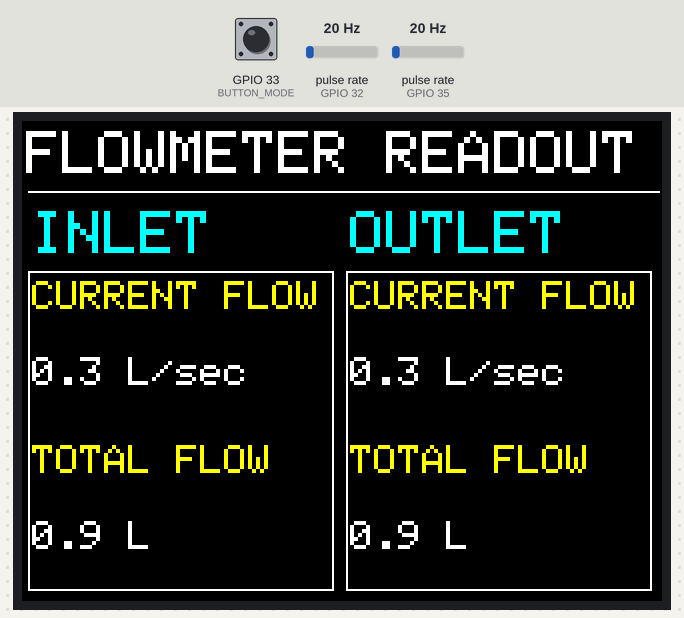
Recording of a sketch running on a simulated ESP32. Parts: 320×240 colour display. Wiring (inferred from the names in the program): 2 × pulse sensor: data GPIO 32 / data GPIO 35. Inputs (shaded band) come from the test bench; at power-on: GPIO 33 (BUTTON_MODE) HIGH, pulse rate (sensors on GPIO 32, GPIO 35) 20 Hz. WiFi joins after 1.5 s; servers stay silent unless stated; storage starts empty; what the sketch prints to the serial monitor is not drawn.

Above: at 4.5 s.
4.6 s: GPIO 33 (BUTTON_MODE) pulled LOW for 0.15 s
At 6.0 s:
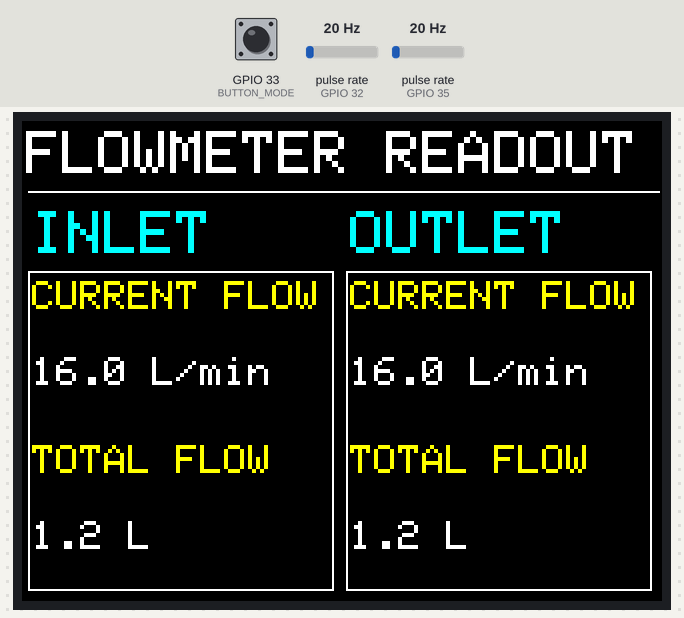
7.7 s: GPIO 33 (BUTTON_MODE) pulled LOW for 0.15 s
At 9.2 s:
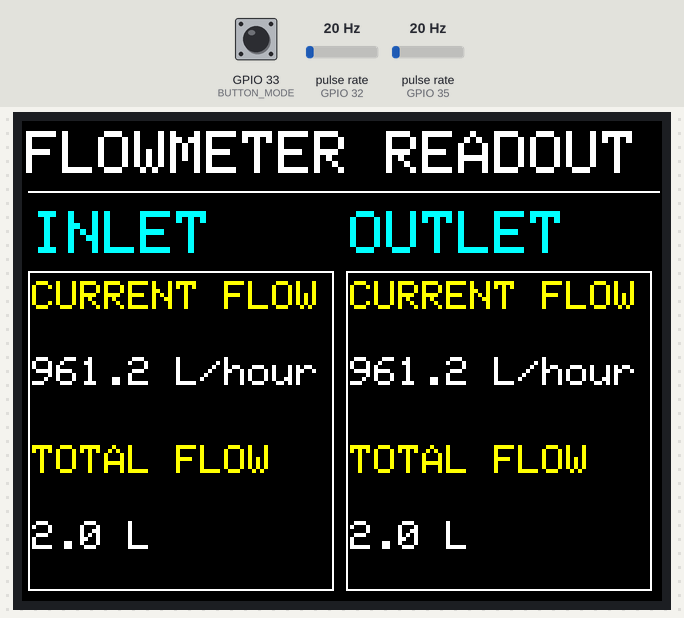
10.8 s: pulse rate (sensor on GPIO 32) set to 4 Hz
At 11.8 s:
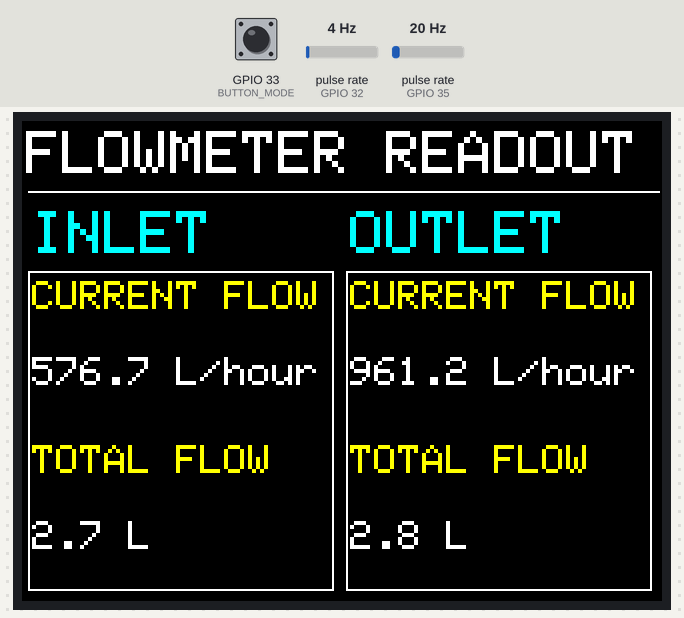
13.8 s: pulse rate (sensor on GPIO 35) set to 4 Hz
At 15.2 s:
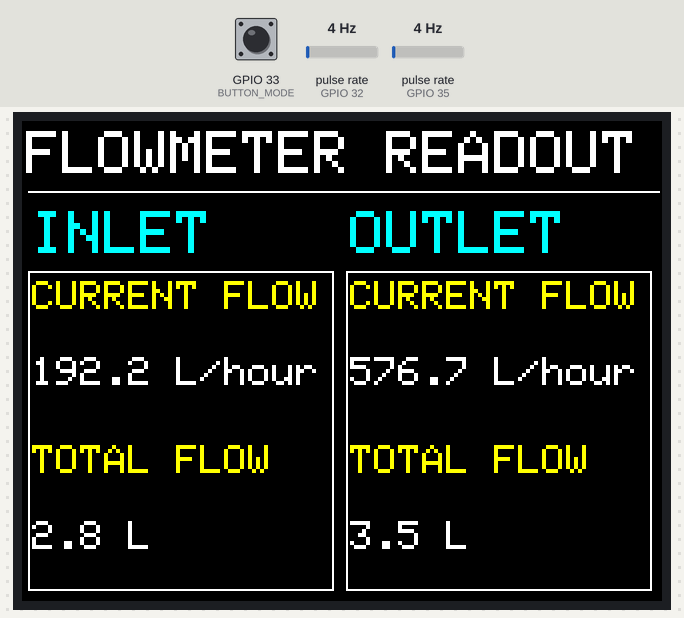
16.8 s: GPIO 33 (BUTTON_MODE) pulled LOW for 1 s
At 18.2 s:
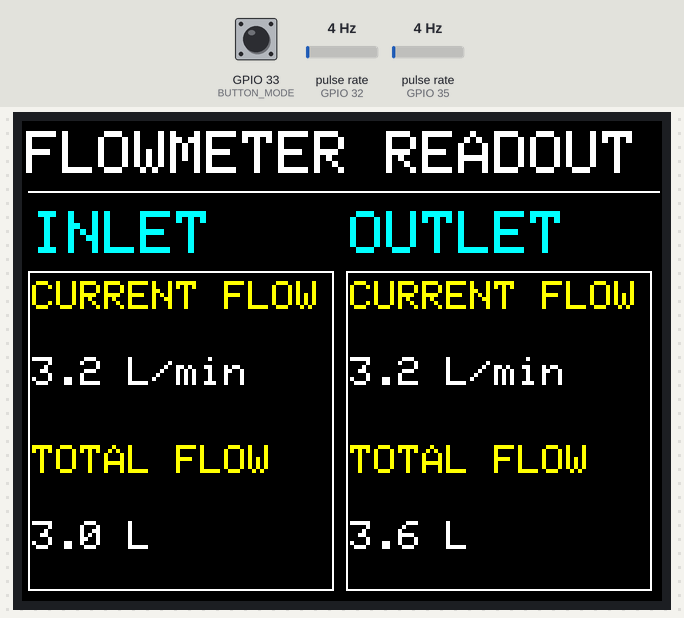
19.9 s: pulse rate (sensor on GPIO 32) set to 50 Hz
At 21.1 s:
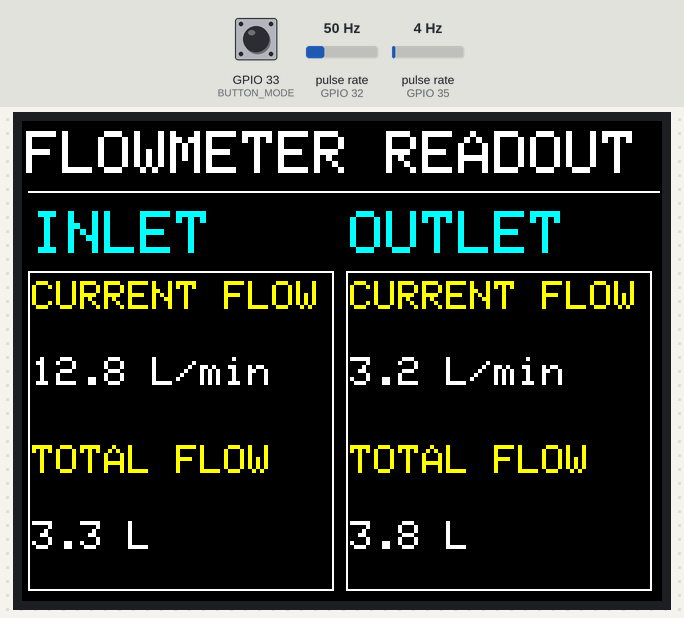
Timing chart, 0 to 22.9 s (numbered marks = the images above; inputs shaded):
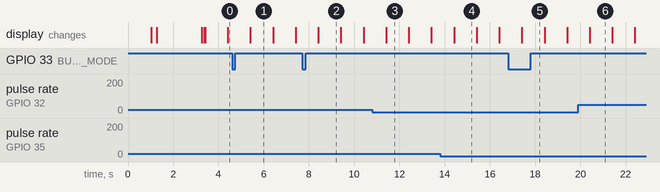

Measured:
- after the input at 4.6 s, the display: changes after 0.81 s (image 1)
- after the input at 7.7 s, the display: changes after 0.71 s (image 2)
- what the display in image 1 shows lasts 1.0 s, from 5.4 s to 6.4 s

The sketch:

esp32_dual_flow_monitor.ino
```cpp
//code for v1.2 TFT display

#include <SPI.h>
#include <SD.h>
#include <WiFi.h>
#include <Adafruit_GFX.h>
#include <Adafruit_ILI9341.h>
#include <HTTPClient.h>
#include <Fonts/FreeSansBoldOblique24pt7b.h>

// --- Pin Definitions ---
#define SD_CS       4   // SD card chip select
#define TFT_CS      5   // TFT chip select
#define TFT_DC      16
#define TFT_RST     17

// Flow sensor pins
//#define SENSOR_INLET    13
//#define SENSOR_OUTLET   12

#define SENSOR_INLET    32
#define SENSOR_OUTLET   35

// Push button pin
#define BUTTON_MODE      33  // Button to change display mode

// WiFi credentials
const char* ssid = "YOUR_WIFI_NAME";
const char* password = "YOUR_WIFI_PASSWORD";

unsigned long lastWiFiAttempt = 0;


// Timing & calibration for flow sensors
unsigned long currentMillis = 0;
unsigned long previousMillis = 0;
const int interval = 1000;         // Update interval: 1 second - 1000
const float inletCalibrationFactor = 74.905;      // Calibration Factor for Inlet Flow Senosr in Pulses/ Litre
const float outletCalibrationFactor = 74.905;      // Calibration Factor for Outlet Flow Senosr in Pulses/ Litre

// Inlet variables
volatile byte pulseCountInlet;
byte pulse1SecInlet = 0;
float flowRateInlet = 0.0;
//unsigned int flowLitresInlet = 0;
float flowLitresInlet = 0;
float totalLitresInlet = 0.0;
unsigned long totalPulseCountInlet = 0;
String lastPumpStatusInlet = "OFF";

// Outlet variables
volatile byte pulseCountOutlet;
byte pulse1SecOutlet = 0;
float flowRateOutlet = 0.0;
//unsigned int flowLitresOutlet = 0;
float flowLitresOutlet = 0;
float totalLitresOutlet = 0.0;
unsigned long totalPulseCountOutlet = 0;
String lastPumpStatusOutlet = "OFF";

// --- Display State and Mode ---
enum UnitMode { LPS, LPM, LPH };
UnitMode currentMode = LPS; // initial display mode

// Debounce settings for push button
unsigned long lastDebounceDisplay = 0;
unsigned long lastDebounceMode = 0;
const unsigned long debounceDelay = 500; // milliseconds


// ThingSpeak settings
// const unsigned long thingSpeakInterval = 15000; // (in milliseconds - 1 second = 1000 millisecond) 15 second update interval to ThingSpeak Cloud - Uncomment for Test - Comment in Production
const unsigned long thingSpeakInterval = 300000; // (in milliseconds - 1 second = 1000 millisecond) 5 minute update interval to ThingSpeak Cloud - Uncomment for Production
unsigned long lastThingSpeakUpdate = 0;
const char* thingspeakServer = "http://api.thingspeak.com";
const char* thingSpeakWriteAPIKey = "YOUR_THINGSPEAK_WRITE_API_KEY"; // Replace with your channel's Write API Key

// --- TFT Display ---
Adafruit_ILI9341 tft = Adafruit_ILI9341(TFT_CS, TFT_DC, TFT_RST);

// --- SD File ---
File myFile;
const char* filename = "/flow_data.txt";

volatile uint32_t lastUsInlet = 0;
volatile uint32_t lastUsOutlet = 0;

// MIN_GAP_US = 2400 microseconds or 2.4 ms as K = 74.905 P/L and Q_max = 100 L/min converted to L/sec and T_min = 8010.146 and MIN_GAP_US = 0.3*T_min

const uint32_t MIN_GAP_US = 0;
// --- Forward declaration of functions ---
void loadVolumesFromSD();
float convertFlowRate(float rate_Lps);
String getUnitLabel();
void writeToSD(float rate, float volume, unsigned long pulse, const String& status, const String& type);
void drawUILayout();
void updateDynamicFields(float currentFlowInlet, float totalFlowInlet,
                         float currentFlowOutlet, float totalFlowOutlet);
void tryWiFiConnect();
void checkPushButtons();
void showSplash();

// --- ThingSpeak Update Function ---
void updateThingSpeak(float totalLitresInlet, float totalLitresOutlet) {
  HTTPClient http;
  // Construct URL with field1 for inlet and field2 for outlet
  String url = String(thingspeakServer) + "/update?api_key=" + thingSpeakWriteAPIKey +
               "&field1=" + String(totalLitresInlet, 2) +
               "&field2=" + String(totalLitresOutlet, 2);

  http.begin(url); // Begin the HTTP request
  int httpResponseCode = http.GET();

  if (httpResponseCode > 0) {
    Serial.print("ThingSpeak update successful, code: ");
    Serial.println(httpResponseCode);
  } else {
    Serial.print("ThingSpeak update failed, error: ");
    Serial.println(http.errorToString(httpResponseCode).c_str());
  }
  http.end();
}

/*
// --- Interrupt Service Routines for Flow Sensors ---
void IRAM_ATTR pulseCounterInlet() {
  pulseCountInlet++;
  totalPulseCountInlet++;
}

void IRAM_ATTR pulseCounterOutlet() {
  pulseCountOutlet++;
  totalPulseCountOutlet++;
}
*/


void IRAM_ATTR pulseCounterInlet() {
  uint32_t now = micros();
  if (now - lastUsInlet > MIN_GAP_US){
    pulseCountInlet++;
    totalPulseCountInlet++;
    lastUsInlet = now;
  }
}

void IRAM_ATTR pulseCounterOutlet() {
  uint32_t now = micros();
  if (now - lastUsOutlet > MIN_GAP_US){
    pulseCountOutlet++;
    totalPulseCountOutlet++;
    lastUsOutlet = now;
  }
}


// --- Function to load previous volumes from SD ---
void loadVolumesFromSD() {
  if (SD.exists(filename)) {
    myFile = SD.open(filename, FILE_READ);
    if (!myFile) {
      Serial.println("Error opening file for reading.");
      return; // leave volumes at default values (zero)
    }
    String line;
    // Temporary variables to hold the last read volumes.
    float lastInletVolume = 0.0;
    float lastOutletVolume = 0.0;
    while (myFile.available()) {
      line = myFile.readStringUntil('\n');
      line.trim();
      // Process only non-empty lines
      if (line.length() > 0) {
        // Check for Inlet entry
        if (line.startsWith("Inlet -")) {
          int idx = line.indexOf("Total volume in L:");
          if (idx != -1) {
            int start = idx + String("Total volume in L:").length();
            int end = line.indexOf(" L", start);
            if (end != -1) {
              String volStr = line.substring(start, end);
              lastInletVolume = volStr.toFloat();
            }
          }
        }
        // Check for Outlet entry
        else if (line.startsWith("Outlet -")) {
          int idx = line.indexOf("Total volume in L:");
          if (idx != -1) {
            int start = idx + String("Total volume in L:").length();
            int end = line.indexOf(" L", start);
            if (end != -1) {
              String volStr = line.substring(start, end);
              lastOutletVolume = volStr.toFloat();
            }
          }
        }
      }
    }
    myFile.close();
    totalLitresInlet = lastInletVolume;
    totalLitresOutlet = lastOutletVolume;
    Serial.print("Loaded Inlet Volume: ");
    Serial.println(totalLitresInlet);
    Serial.print("Loaded Outlet Volume: ");
    Serial.println(totalLitresOutlet);
  } else {
    // File doesn't exist; create the file for further logging.
    myFile = SD.open(filename, FILE_WRITE);
    if (myFile) {
      myFile.println("Flow Data Log Initialized");
      myFile.close();
      Serial.println("File created and initial volumes set to zero.");
    } else {
      Serial.println("Failed to create log file.");
    }
  }
}

// --- WiFi Reconnection ---
void tryWiFiConnect() {
  if (WiFi.status() != WL_CONNECTED) {
    unsigned long now = millis();
    if (now - lastWiFiAttempt > 5000) {
      Serial.println("Trying to connect to WiFi...");
      WiFi.begin(ssid, password);
      lastWiFiAttempt = now;
    }
  }
}


// --- SD Logging Function ---
void writeToSD(float rate, float volume, unsigned long pulse, const String& status, const String& type) {
  myFile = SD.open(filename, FILE_APPEND);
  if (myFile) {
    myFile.print(type); myFile.print(" - Flow rate: ");
    myFile.print(rate, 2); myFile.print(" unit, Total volume in L: ");
    myFile.print(volume, 2); myFile.print(" L, Total Pulse: ");
    myFile.print(pulse); myFile.print(", Pump Status: ");
    myFile.println(status);
    myFile.close();
  } else {
    Serial.println("Failed to open SD file for writing.");
  }
}

// --- TFT Display Layout ---
void drawUILayout() {
  tft.fillScreen(ILI9341_BLACK);
  // Header
  tft.setTextSize(3);
  tft.setTextColor(ILI9341_WHITE);
  tft.setCursor(2, 5);
  tft.println("FLOWMETER READOUT");
  // Divider
  tft.drawLine(3, 35, 318, 35, ILI9341_WHITE);
  // Column headers
  tft.setTextSize(3);
  tft.setTextColor(ILI9341_CYAN);
  tft.setCursor(5, 45);
  tft.println("INLET");
  tft.setCursor(164, 45);
  tft.println("OUTLET");
  // Labels for inlet dynamic fields
  tft.setTextSize(2);
  tft.setTextColor(ILI9341_YELLOW);
  tft.setCursor(5, 80);
  tft.println("CURRENT FLOW");
  tft.setCursor(5, 162);
  tft.println("TOTAL FLOW");
  // Labels for outlet dynamic fields
  tft.setCursor(164, 80);
  tft.println("CURRENT FLOW");
  tft.setCursor(164, 162);
  tft.println("TOTAL FLOW");
  // Draw boxes
  tft.drawRect(3, 75, 153, 160, ILI9341_WHITE);   // Inlet box
  tft.drawRect(162, 75, 153, 160, ILI9341_WHITE);   // Outlet box
}

// --- Convert Flow Rates According to Mode ---
float convertFlowRate(float rate_Lps) {
  // rate_Lps is measured in L/sec; conversion based on currentMode:
  if (currentMode == LPS)
    return rate_Lps;
  else if (currentMode == LPM)
    return rate_Lps * 60.0; // L/min
  else if (currentMode == LPH)
    return rate_Lps * 3600.0; // L/hour
  return rate_Lps; // default fallback
}

String getUnitLabel() {
  if (currentMode == LPS)
    return "L/sec";
  else if (currentMode == LPH)
    return "L/hour";
  else
    return "L/min";
}

// --- TFT Dynamic Update ---
void updateDynamicFields(float currentFlowInlet, float totalFlowInlet,
                         float currentFlowOutlet, float totalFlowOutlet) {
  String unitLabel = getUnitLabel();

  // Inlet dynamic fields: clear the area and update
  tft.fillRect(5, 118, 150, 20, ILI9341_BLACK);
  tft.fillRect(5, 200, 150, 20, ILI9341_BLACK);
  tft.setTextSize(2);
  tft.setTextColor(ILI9341_WHITE);
  tft.setCursor(5, 118);
  tft.print(currentFlowInlet, 1);
  tft.print(" ");
  tft.print(unitLabel);
  tft.setCursor(5, 200);
  tft.print(totalFlowInlet, 1);
  tft.print(" L");

  // Outlet dynamic fields: clear the area and update
  tft.fillRect(164, 118, 150, 20, ILI9341_BLACK);
  tft.fillRect(164, 200, 150, 20, ILI9341_BLACK);
  tft.setCursor(164, 118);
  tft.print(currentFlowOutlet, 1);
  tft.print(" ");
  tft.print(unitLabel);
  tft.setCursor(164, 200);
  tft.print(totalFlowOutlet, 1);
  tft.print(" L");
}

void showSplash(){
  tft.fillScreen(ILI9341_BLACK);

  tft.setFont(&FreeSansBoldOblique24pt7b);
  tft.setTextColor(ILI9341_WHITE, ILI9341_BLACK);

  const char* msg = "HAZ LABS";

  int16_t x1, y1;
  uint16_t w, h;

  tft.getTextBounds(msg, 0, 0, &x1, &y1, &w, &h);

  uint16_t screenW = 320, screenH = 240;
  int16_t cx = (screenW - w)/2 - x1;
  int16_t cy = (screenH + h)/2 - y1;

  tft.setCursor(cx, cy);
  tft.print(msg);

  delay(2000);

  tft.setFont(NULL);
}

// --- Setup ---
void setup() {
  Serial.begin(115200);
  delay(1000);

  pinMode(TFT_CS, OUTPUT); digitalWrite(TFT_CS, HIGH);
  pinMode(SD_CS, OUTPUT); digitalWrite(SD_CS, HIGH);

  // Sensor pin configuration
  pinMode(SENSOR_INLET, INPUT_PULLUP);
  pinMode(SENSOR_OUTLET, INPUT_PULLUP);
  attachInterrupt(digitalPinToInterrupt(SENSOR_INLET), pulseCounterInlet, FALLING);
  attachInterrupt(digitalPinToInterrupt(SENSOR_OUTLET), pulseCounterOutlet, FALLING);

  // Configure push button pin with internal pull-up
  pinMode(BUTTON_MODE, INPUT_PULLUP);

  // Initialize WiFi and MQTT
  WiFi.mode(WIFI_STA);
  tryWiFiConnect();

  // Initialize SD card
  if (!SD.begin(SD_CS)) {
    Serial.println("SD Card initialization failed!");
  } else {
    Serial.println("SD Card initialized.");
    // Attempt to load previous volume values from SD file
    loadVolumesFromSD();
  }

  // Initialize TFT display
  tft.begin();
  tft.setRotation(3);

  showSplash();

  drawUILayout();
}

// --- Check Push Buttons ---
void checkPushButtons() {
  // Read mode button (active LOW)
  if (digitalRead(BUTTON_MODE) == LOW) {
    if (millis() - lastDebounceMode > debounceDelay) {
      // Cycle through the three modes: LPS -> LPM -> LPH -> LPS ...
      if (currentMode == LPS)
        currentMode = LPM;
      else if (currentMode == LPM)
        currentMode = LPH;
      else
        currentMode = LPS;
      Serial.print("Display mode changed to: ");
      Serial.println(getUnitLabel());
      lastDebounceMode = millis();
    }
  }
}

// --- Main Loop ---
void loop() {
  currentMillis = millis();
  tryWiFiConnect();

  // Check push button state
  checkPushButtons();

  if (currentMillis - previousMillis >= interval) {
    // --- Inlet Flow Calculation ---
    pulse1SecInlet = pulseCountInlet;
    pulseCountInlet = 0;
    flowRateInlet = ((1000.0 / interval) * pulse1SecInlet) / inletCalibrationFactor; // L/sec
    float displayFlowInlet = convertFlowRate(flowRateInlet);
    flowLitresInlet = flowRateInlet; // L/sec measured
    totalLitresInlet += flowLitresInlet;
    String pumpStatusInlet = (flowRateInlet > 0.0) ? "ON" : "OFF";

    // --- Outlet Flow Calculation ---
    pulse1SecOutlet = pulseCountOutlet;
    pulseCountOutlet = 0;
    flowRateOutlet = ((1000.0 / interval) * pulse1SecOutlet) / outletCalibrationFactor; // L/sec
    float displayFlowOutlet = convertFlowRate(flowRateOutlet);
    flowLitresOutlet = flowRateOutlet;  // L/sec measured
    totalLitresOutlet += flowLitresOutlet;
    String pumpStatusOutlet = (flowRateOutlet > 0.0) ? "ON" : "OFF";

    previousMillis = currentMillis;

    // Serial output for debugging
    Serial.println("=== FLOW DATA ===");
    Serial.print("Inlet  - Flow: "); Serial.print(flowRateInlet, 2);
    Serial.print(" L/sec, Display Flow: "); Serial.print(displayFlowInlet, 2);
    Serial.print(" "); Serial.print(getUnitLabel());
    Serial.print(", Total: "); Serial.print(totalLitresInlet, 2);
    Serial.print(" L, Pulses: "); Serial.print(totalPulseCountInlet);
    Serial.print(", Pump Status: "); Serial.println(pumpStatusInlet);

    Serial.print("Outlet - Flow: "); Serial.print(flowRateOutlet, 2);
    Serial.print(" L/sec, Display Flow: "); Serial.print(displayFlowOutlet, 2);
    Serial.print(" "); Serial.print(getUnitLabel());
    Serial.print(", Total: "); Serial.print(totalLitresOutlet, 2);
    Serial.print(" L, Pulses: "); Serial.print(totalPulseCountOutlet);
    Serial.print(", Pump Status: "); Serial.println(pumpStatusOutlet);
    Serial.println("=================\n");


    // --- Inlet: Logging ---
    if (flowRateInlet > 0.0 || lastPumpStatusInlet == "ON") {
      writeToSD(flowRateInlet, totalLitresInlet, totalPulseCountInlet, pumpStatusInlet, "Inlet");
      lastPumpStatusInlet = pumpStatusInlet;
    }

    // --- Outlet: Logging ---
    if (flowRateOutlet > 0.0 || lastPumpStatusOutlet == "ON") {
      writeToSD(flowRateOutlet, totalLitresOutlet, totalPulseCountOutlet, pumpStatusOutlet, "Outlet");
      lastPumpStatusOutlet = pumpStatusOutlet;
    }
    // ThingSpeak update (ensuring an update every 15 seconds)
    if (currentMillis - lastThingSpeakUpdate >= thingSpeakInterval) {
      updateThingSpeak(totalLitresInlet, totalLitresOutlet);
      lastThingSpeakUpdate = currentMillis;
    }


    // --- Update TFT Display ---
    updateDynamicFields(displayFlowInlet, totalLitresInlet,
                          displayFlowOutlet, totalLitresOutlet);

  }
}
```
